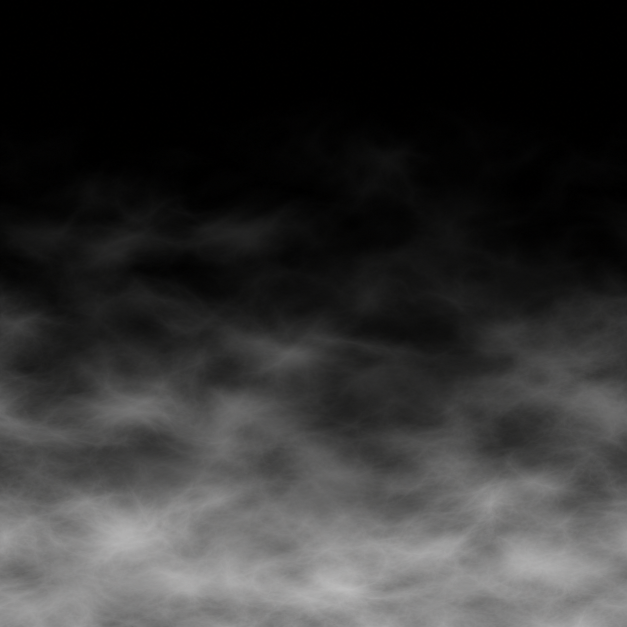
#> input picture assets/filtro/bruto/neblina_mecha_a.png, 1254 x 1254 px (shown at 1/2 size)
$ python processar_texturas.py
#> lines starting #> are read from the running program, lines starting #| are printed output that depends on the picture; after the words box and inside, x2 and y2 are one past the last pixel; in counts of white or black regions, pixels touching at a corner belong together
#!/usr/bin/env python
"""Processa os brutos do ChatGPT (assets/filtro/bruto/) para o contrato de docs/filtro-texturas.md.

Uso:
  python ferramentas/filtro/processar_texturas.py [--entrada PASTA] [--saida PASTA]
  python ferramentas/filtro/processar_texturas.py --verificar [--saida PASTA]   (só mede os finais)

Luminância vira alfa, RGB fica branco (T4 mantém o resíduo de cor). Ausente -> pula com aviso.
"""
import argparse
import sys
from pathlib import Path

import numpy as np
from PIL import Image

# nome -> (tamanho final (L, A), emenda horizontal, borda transparente, preto, branco, gama, manter cor)
# preto/branco: nível de luminância (0..1) que vira alfa 0 e alfa 1; gama < 1 realça os tons fracos.
CONTRATO = {
    # girar: textura de Beam corre na horizontal ao longo do feixe (Attachment0 → Attachment1). "baixo_esquerda" leva a
    # base da mecha (densa) para o começo do feixe (base da coluna); "cima_esquerda" leva a ponta estreita do cone para
    # o começo (lâmpada). Aplicado depois de tudo, na hora de salvar.
    # fade_largura: fração da meia-largura que esmaece até 0 nas laterais do Beam (aplicado depois de girar).
    "neblina_mecha_a": dict(tam=(1024, 1024), emenda=True, borda=None, preto=0.04, branco=0.95, gama=1.0, girar="baixo_esquerda", fade_largura=0.85),
    "neblina_mecha_b": dict(tam=(1024, 1024), emenda=True, borda=None, preto=0.04, branco=0.95, gama=1.0, girar="baixo_esquerda", fade_largura=0.85),
    "neblina_puff": dict(tam=(512, 512), emenda=False, borda="radial", preto=0.04, branco=0.95, gama=1.0),
    "cone_luz": dict(tam=(512, 1024), emenda=False, borda="cone", preto=0.05, branco=0.95, gama=1.0, girar="cima_esquerda"),
    # recortar_banda: o ChatGPT entrega ~3:2 com o ruído numa banda central; corta só as linhas com ruído antes de redimensionar.
    "faixa_tracking": dict(tam=(2048, 128), emenda=True, borda=None, preto=0.03, branco=0.95, gama=1.0, cor=True, recortar_banda=True),
    "poeira_lente": dict(tam=(1920, 1080), emenda=False, borda=None, preto=0.03, branco=0.95, gama=1.0),
}
EXTENSOES = (".png", ".webp", ".jpg", ".jpeg")
EMENDA_FRACAO = 0.15   # largura da mistura cruzada, fração da largura final
BANDA_LIMIAR = 0.02    # luminância média da linha acima da qual ela conta como banda (fundo preto fica < 0.005)
BANDA_MARGEM = 0.15    # margem da banda, fração da altura dela, de cada lado
CONE_TOPO_FADE = 0.03  # o cone nasce forte no topo (lâmpada): só uma rampa curta, ao contrário dos lados e da base
BORDA_FADE = 0.12      # fração do tamanho onde a máscara de borda sobe de 0 a 1 (retângulo) / raio final (radial)
CHAVES_TEXTURAS = None


def smooth(t):
    t = np.clip(t, 0.0, 1.0)
    return t * t * (3 - 2 * t)


def achar(pasta, nome):
    for ext in EXTENSOES:
        p = pasta / (nome + ext)
        if p.exists():
            return p
    return None


def recortar_redimensionar(img, tam, extra_larg=0):
    """Recorte central na proporção do alvo e redimensiona para (L + extra_larg, A)."""
    L, A = tam
    w, h = img.size
    alvo = L / A
    if w / h > alvo:
        nw = round(h * alvo)
        x0 = (w - nw) // 2
        img = img.crop((x0, 0, x0 + nw, h))
    else:
        nh = round(w / alvo)
        y0 = (h - nh) // 2
        img = img.crop((0, y0, w, y0 + nh))
    # com extra_larg, o recorte representa L+extra: mesma altura e escala
    ext = round(L * extra_larg / L) if extra_larg else 0
    return img.resize((L + ext, A), Image.LANCZOS)


def recortar_banda(img, tam):
    """Recorta as linhas com luminância acima do fundo (mais margem), alargadas até a proporção do alvo se a banda for baixa."""
    L, A = tam
    a = np.asarray(img.convert("RGB"), np.float32) / 255
    lin = (a[..., 0] * 0.2126 + a[..., 1] * 0.7152 + a[..., 2] * 0.0722).mean(axis=1)
    idx = np.flatnonzero(lin > BANDA_LIMIAR)
    if idx.size == 0:
        return img
    w, h = img.size
    y0, y1 = idx[0], idx[-1] + 1
    marg = round((y1 - y0) * BANDA_MARGEM)
    y0, y1 = y0 - marg, y1 + marg
    falta = round(w * A / L) - (y1 - y0)   # altura que a proporção do alvo pede para não perder largura
    if falta > 0:
        y0, y1 = y0 - falta // 2, y1 + (falta - falta // 2)
    y0, y1 = max(y0, 0), min(y1, h)
    return img.crop((0, y0, w, y1))


def luminancia_para_alfa(img, p):
    rgba = np.asarray(img.convert("RGBA"), np.float32) / 255
    lum = rgba[..., 0] * 0.2126 + rgba[..., 1] * 0.7152 + rgba[..., 2] * 0.0722
    a = np.clip((lum - p["preto"]) / (p["branco"] - p["preto"]), 0, 1) ** p["gama"]
    if rgba[..., 3].min() < 0.999:  # já tem transparência: respeita
        a = np.maximum(a * rgba[..., 3], 0) if lum.max() > 0.02 else rgba[..., 3]
    return a, rgba[..., :3]


def emendar(arr, largura):
    """arr tem largura L + B (B = EMENDA); devolve L colunas sem costura: o início mistura com a sobra do fim."""
    B = arr.shape[1] - largura
    t = smooth(np.arange(B) / max(B - 1, 1)).reshape(1, B, *([1] * (arr.ndim - 2)))
    out = arr[:, :largura].copy()
    # coluna x do início = t*img[x] + (1-t)*img[L+x]; em x=0 vale img[L], vizinha de img[L-1]
    out[:, :B] = t * arr[:, :B] + (1 - t) * arr[:, largura:largura + B]
    return out


def mascara_borda(modo, h, w):
    y = (np.arange(h) + 0.5) / h * 2 - 1
    x = (np.arange(w) + 0.5) / w * 2 - 1
    if modo == "radial":
        xx, yy = np.meshgrid(x, y)
        r = np.hypot(xx, yy)
        m = 1 - smooth((r - (1 - 0.25)) / 0.25)   # começa a sumir a 75% do raio, zero em r=1
        m[r >= 0.98] = 0
        return m
    if modo == "cone":
        mx = smooth((1 - np.abs(x)) / BORDA_FADE)
        my = smooth((1 - y) / BORDA_FADE) * smooth((y + 1) / CONE_TOPO_FADE)   # y=-1 topo, y=+1 base
        m = np.outer(my, mx)
        m[0, :] = m[-1, :] = 0
        m[:, 0] = m[:, -1] = 0
        return m
    if modo == "retangulo":
        fx = BORDA_FADE
        mx = smooth((1 - np.abs(x)) / fx)
        my = smooth((1 - np.abs(y)) / fx)
        m = np.outer(my, mx)
        m[0, :] = m[-1, :] = 0
        m[:, 0] = m[:, -1] = 0
        return m
    return None


def processar(img, p):
    L, A = p["tam"]
    B = round(L * EMENDA_FRACAO) if p["emenda"] else 0
    if p.get("recortar_banda"):
        img = recortar_banda(img, (L, A))
    img = recortar_redimensionar(img, (L, A), 0) if not B else \
        recortar_redimensionar(img, (L + B, A), 0)
    alfa, rgb = luminancia_para_alfa(img, p)
    if B:
        alfa = emendar(alfa, L)
        rgb = emendar(rgb, L)
    m = mascara_borda(p["borda"], A, L)
    if m is not None:
        alfa = alfa * m
    out = np.zeros((A, L, 4), np.uint8)
    if p.get("cor"):
        # resíduo de cor: normaliza pelo brilho para não escurecer; quase neutro mesmo assim
        mx = np.maximum(rgb.max(axis=2, keepdims=True), 1e-3)
        out[..., :3] = np.clip(rgb / mx * 255, 0, 255)
    else:
        out[..., :3] = 255
    out[..., 3] = np.round(alfa * 255)
    return Image.fromarray(out, "RGBA")


def medir(caminho, tileavel, girado=False):
    a = np.asarray(Image.open(caminho).convert("RGBA"))
    al = a[..., 3].astype(np.float32) / 255
    if girado:  # a emenda do bruto (horizontal) virou vertical: gira de volta só para medir
        al = al.T
    bordas = np.concatenate([al[0], al[-1], al[:, 0], al[:, -1]])
    s = f"{caminho.name}: {a.shape[1]}x{a.shape[0]}  alfa medio={al.mean():.3f}  alfa max={al.max():.2f}  borda max={bordas.max():.3f}"
    if tileavel:
        s += f"  dif esq-dir (coluna a coluna)={np.abs(al[:, 0] - al[:, -1]).mean():.4f}  (ref. colunas vizinhas={np.abs(al[:, 1:] - al[:, :-1]).mean():.4f})"
    return s


def main():
    raiz = Path(__file__).resolve().parents[2]
    ap = argparse.ArgumentParser()
    ap.add_argument("--entrada", default=str(raiz / "assets" / "filtro" / "bruto"))
    ap.add_argument("--saida", default=str(raiz / "assets" / "filtro" / "final"))
    ap.add_argument("--verificar", action="store_true", help="só mede os arquivos finais")
    args = ap.parse_args()
    ent, sai = Path(args.entrada), Path(args.saida)
    if args.verificar:
        for nome, p in CONTRATO.items():
            c = sai / (nome + ".png")
            print(medir(c, p["emenda"], bool(p.get("girar"))) if c.exists() else f"{nome}.png: ausente")
        return
    sai.mkdir(parents=True, exist_ok=True)
    feitos = 0
    for nome, p in CONTRATO.items():
        origem = achar(ent, nome)
        if not origem:
            print(f"AVISO: bruto '{nome}' ausente em {ent}, pulando", file=sys.stderr)
            continue
        out = processar(Image.open(origem), p)
#> in processar, `L, A = p["tam"]`: L = 1024
#> in processar, `B = round(L * EMENDA_FRACAO) if p["emenda"] else 0`: B = 154
#> in recortar_redimensionar, `img = img.crop((0, y0, w, y0 + nh))`:
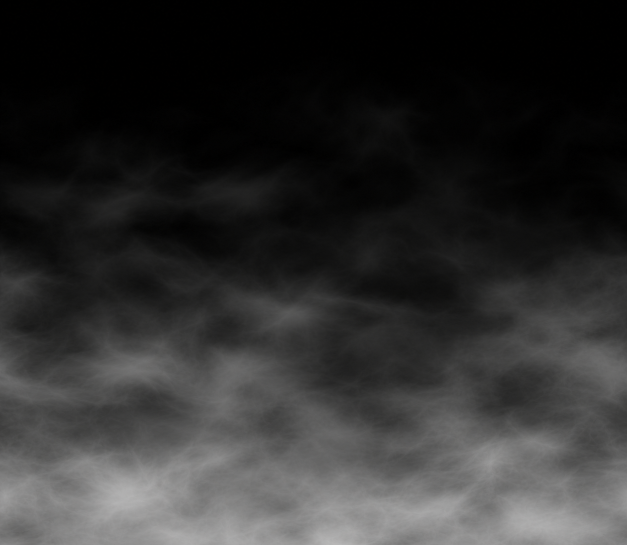
#> img: PIL image 1254x1090 RGB (shown at 1/2 size); mean R, G, B 47.1, 47, 46.7
#> in smooth, `t = np.clip(t, 0.0, 1.0)`: t = 154 values from 0 to 1
#> in emendar, `out = arr[:, :largura].copy()`:
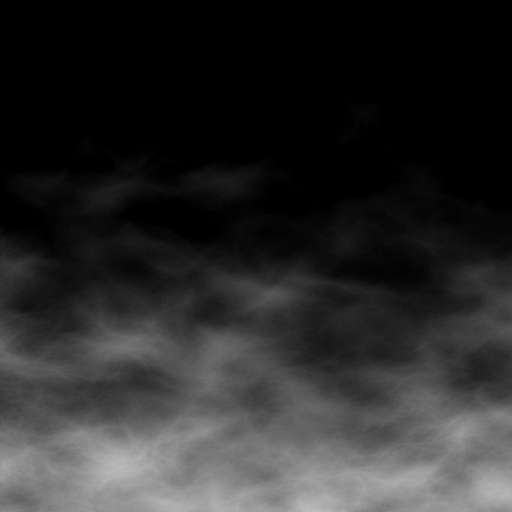
#> out: shape (1024, 1024) float32 (shown at 1/2 size); min 0, max 0.75, mean 0.169
#> in emendar, `out[:, :B] = t * arr[:, :B] + (1 - t) * arr[:, largura:largura + B]`:
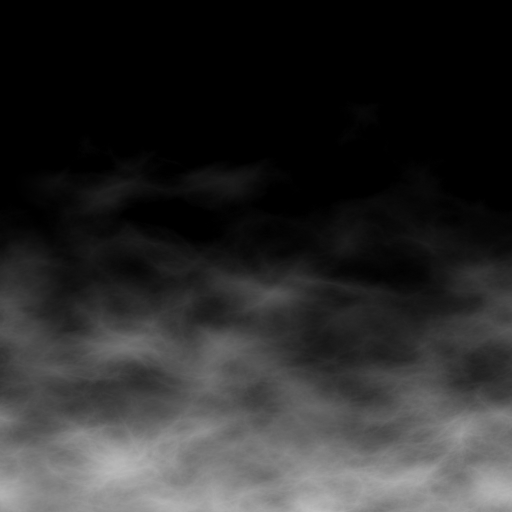
#> out: shape (1024, 1024) float32 (shown at 1/2 size); 9.87% of pixels changed, all inside (x1, y1, x2, y2) = (0, 281, 153, 1024)
#> in mascara_borda, `y = (np.arange(h) + 0.5) / h * 2 - 1`: y = 1024 values from -0.999 to 0.999
        if p.get("girar") == "baixo_esquerda":
            out = out.transpose(Image.Transpose.ROTATE_270)  # horário: baixo → esquerda
#> out: PIL image 1024x1024 RGBA
        elif p.get("girar") == "cima_esquerda":
            out = out.transpose(Image.Transpose.ROTATE_90)  # anti-horário: cima → esquerda
        if p.get("fade_largura"):
            # Depois de girar, as linhas da imagem são a largura do Beam: sem isto a coluna vira placa de laterais duras.
            arr = np.asarray(out).astype(np.float32)
            n = arr.shape[0]
#> n = 1024
            v = np.abs(np.linspace(-1.0, 1.0, n))
            perfil = smooth(np.clip((1.0 - v) / p["fade_largura"], 0.0, 1.0))
            arr[..., 3] *= perfil[:, None]
            out = Image.fromarray(arr.clip(0, 255).astype(np.uint8), "RGBA")
        destino = sai / (nome + ".png")
        out.save(destino, optimize=True)
        print("ok  " + medir(destino, p["emenda"], bool(p.get("girar"))))
#> in medir, `al = a[..., 3].astype(np.float32) / 255`:
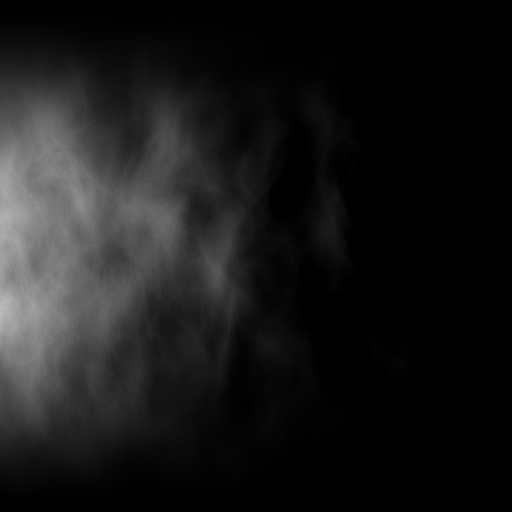
#> al: shape (1024, 1024) float32 (shown at 1/2 size); min 0, max 0.733, mean 0.0972
#> in medir, `al = al.T`:
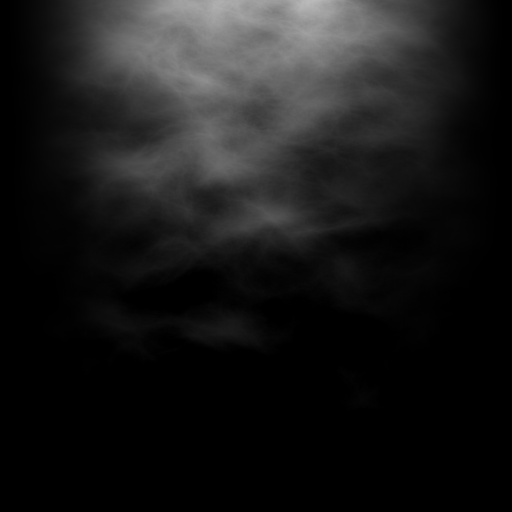
#> al: shape (1024, 1024) float32 (shown at 1/2 size); min 0, max 0.733, mean 0.0972
#> in medir, `bordas = np.concatenate([al[0], al[-1], al[:, 0], al[:, -1]])`: bordas = 4096 values, max 0.729 at index 614, min 0 at index 0, mean 0.0893
        feitos += 1
#> pass 2 of the loop in main, `for nome, p in CONTRATO.items():`:
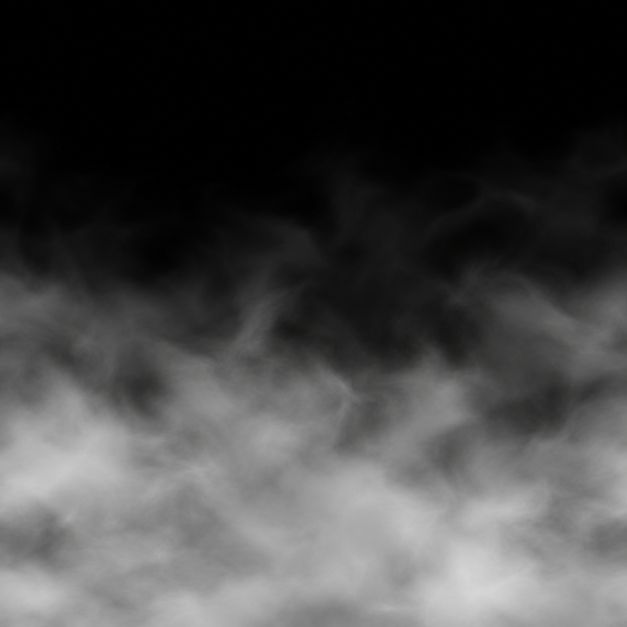
#> input picture assets/filtro/bruto/neblina_mecha_b.png, 1254 x 1254 px (shown at 1/2 size)
#> in emendar (call 3), `out[:, :B] = t * arr[:, :B] + (1 - t) * arr[:, largura:largura + B]`:
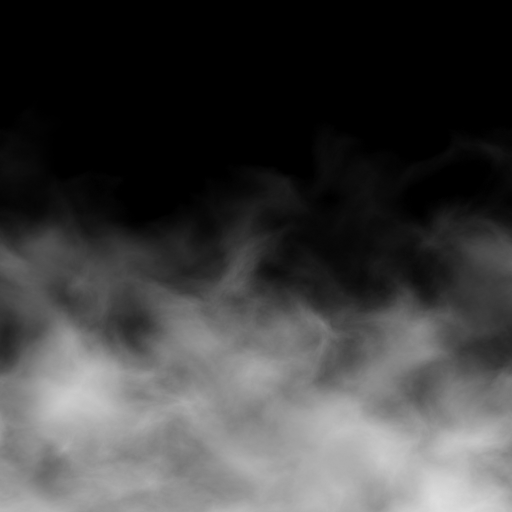
#> out: shape (1024, 1024) float32 (shown at 1/2 size); min 0, max 0.875, mean 0.252
#> in medir (call 2), `al = al.T`:
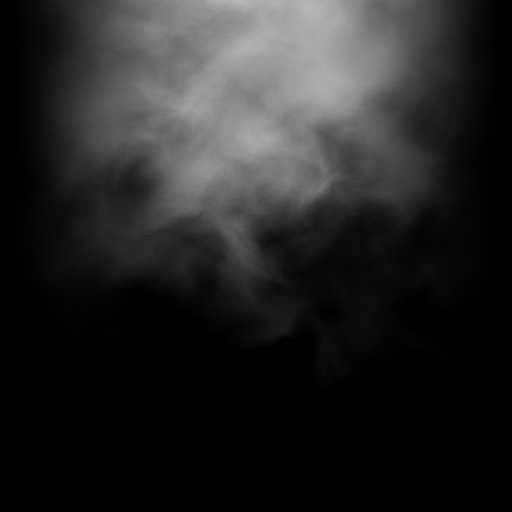
#> al: shape (1024, 1024) float32 (shown at 1/2 size); min 0, max 0.722, mean 0.143
#> bordas = 4096 values, max 0.722 at index 476, min 0 at index 0, mean 0.0957
#| ok  neblina_mecha_b.png: 1024x1024  alfa medio=0.143  alfa max=0.72  borda max=0.722  dif esq-dir (coluna a coluna)=0.0000  (ref. colunas vizinhas=0.0014)
#> pass 3 of the loop in main, `for nome, p in CONTRATO.items():`:
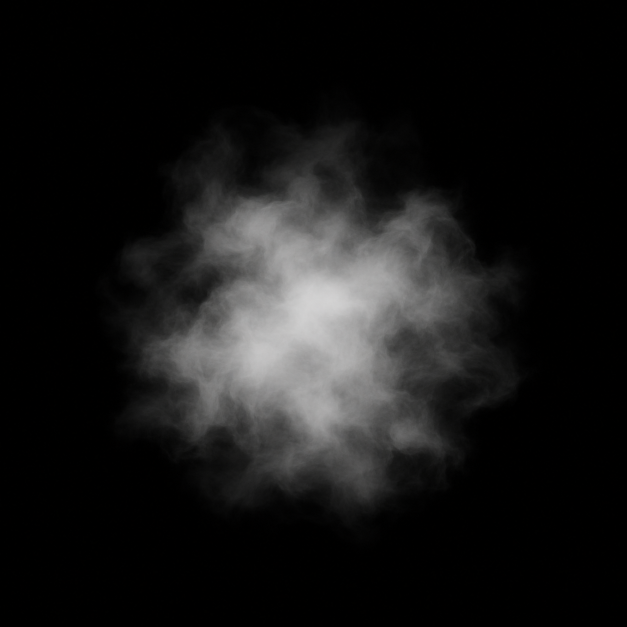
#> input picture assets/filtro/bruto/neblina_puff.png, 1254 x 1254 px (shown at 1/2 size)
#> L = 512
#> in processar (call 3), `B = round(L * EMENDA_FRACAO) if p["emenda"] else 0`: B = 0
#> in recortar_redimensionar, img is the input picture: PIL image 1254x1254 RGB; mean R, G, B 23.3, 23.2, 23
#> rgba: shape (512, 512, 4) float32
#> lum: shape (512, 512) float32
#> a: shape (512, 512) float32
#> rgb: shape (512, 512, 3) float32
#> y = 512 values from -0.998 to 0.998
#> in mascara_borda (call 3), `r = np.hypot(xx, yy)`:
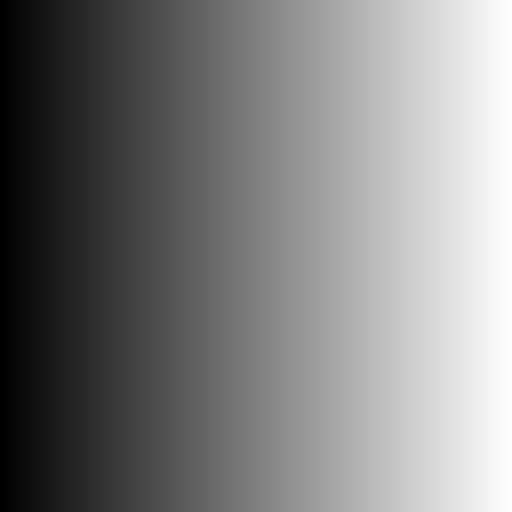
#> xx: shape (512, 512) float64; min -0.998, max 0.998, mean 0; drawn with min black and max white
#> in processar (call 3), `m = mascara_borda(p["borda"], A, L)`:
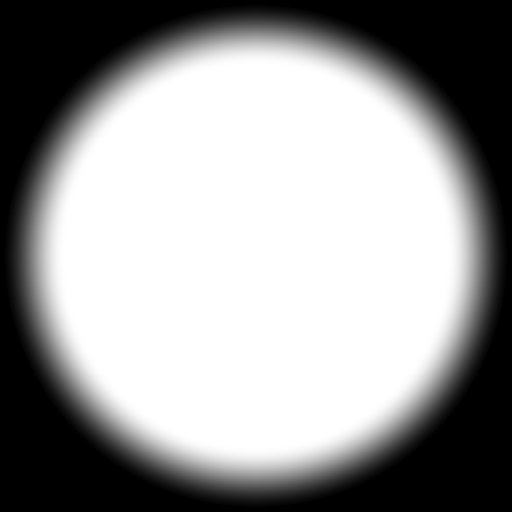
#> m: shape (512, 512) float64; min 0, max 1, mean 0.604
#| ok  neblina_puff.png: 512x512  alfa medio=0.085  alfa max=0.87  borda max=0.000
#> the loop made 6 passes; the first 3 are shown
    print(f"{feitos}/{len(CONTRATO)} processados")


if __name__ == "__main__":
    main()
